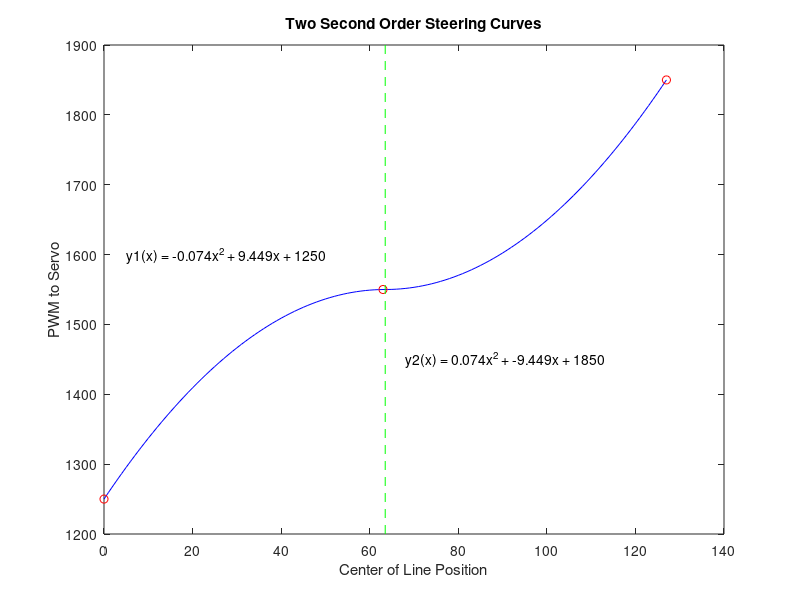

Source code (MATLAB):
%% Calibration Curve
%  Garret Hilton, Austin Rosenbaum, Meshal Albiaz
%  EELE 489 Montana State Univerity 
%
%  Second Order Polynomial Calibration curve 
%  inputs:
%    leftT PWM to turn to the far left 
%    rightT PWM to turn to the far right
%    middle PWM to drive straight
%
%    Initial Conditions:
%        y'(63) = 0 
%        y(0) = leftT
%        y(127) = rightT
%    Equation:
%    y(x) = for x <  64 y(x) = A*x^2  + B*x  + C 
%           for x >= 64 y(x) = A2*x^2 + B2*x + D 
% 

leftT = 1250;
rigthT = 1850;
middle = 1550;
tt = 0:1:127;

C = leftT;
D = rigthT;

A = C / (63.5*63.5) - middle/(63.5*63.5);

B = (-A)*63.5 - (C / 63.5) + middle/(63.5);

A2 = D / (63.5*63.5) - middle/(63.5*63.5);

B2 = -(A2)*63.5 - (D / 63.5) + middle/(63.5);

y = zeros(1, length(tt));
for kk = 0:(length(tt)-1)
    if kk <= 63
        y(kk+1) = A*kk*kk + B*kk + C;
    else
        y(kk+1) = A2*kk*kk + B2*kk + D;
    end
    
end
xV = [63.5, 63.5];
yV = [1200, 1900];
points = [leftT, middle, rigthT];
fprintf('\ny1(x) = %.3fx^2 + %.3fx + %d\n', A, B, C)
eq1 = sprintf('\ny1(x) = %.3fx^2 + %.3fx + %d\n', A, B, C);
fprintf('\ny2(x) = %.3fx^2 + %.3fx + %d\n', -A, -B, D)
eq2 = sprintf('\ny2(x) = %.3fx^2 + %.3fx + %d\n', -A, -B, D);
xPoints = [0, 63, 127];
plot(tt, y, 'b', xPoints, points, 'r o', xV, yV, 'g--')
text(5, 1600, eq1);
text (68, 1450, eq2);
title('Two Second Order Steering Curves')
ylabel('PWM to Servo')
xlabel ('Center of Line Position')
